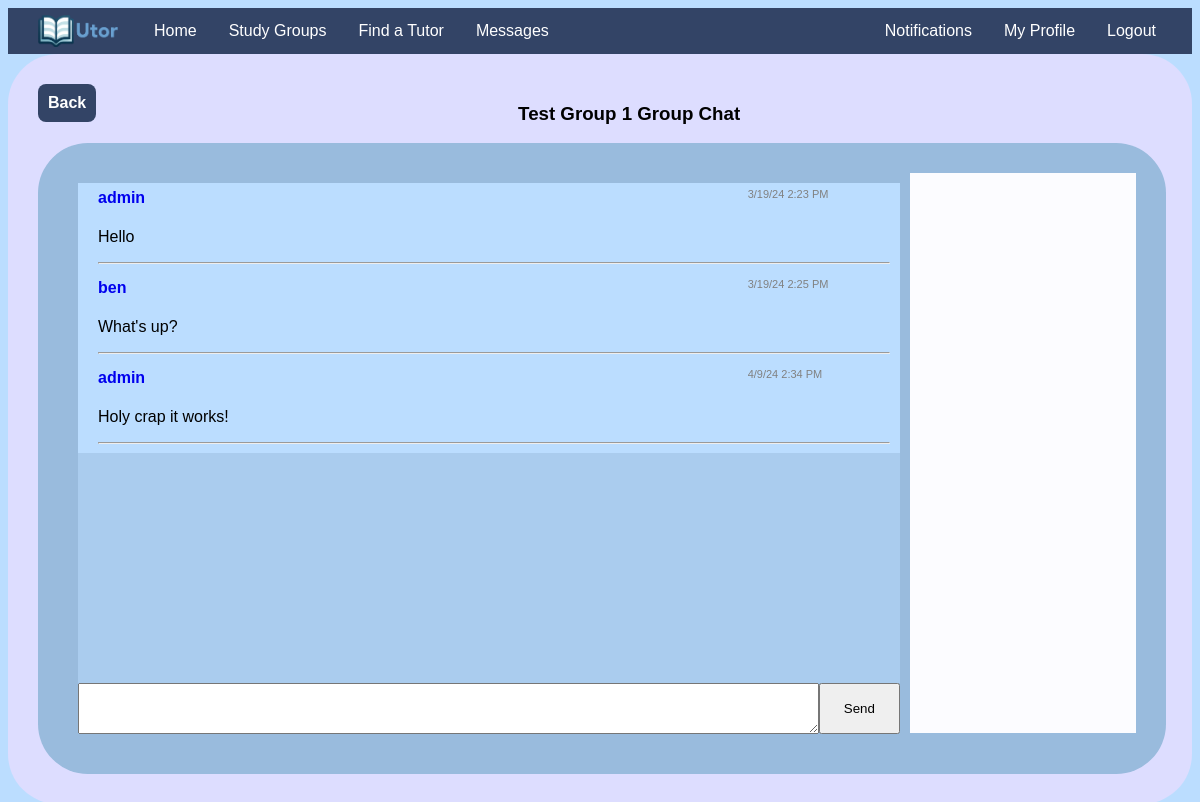
Page /groups/view_group/1/group_chat/ (signed in) on the earlier database version.
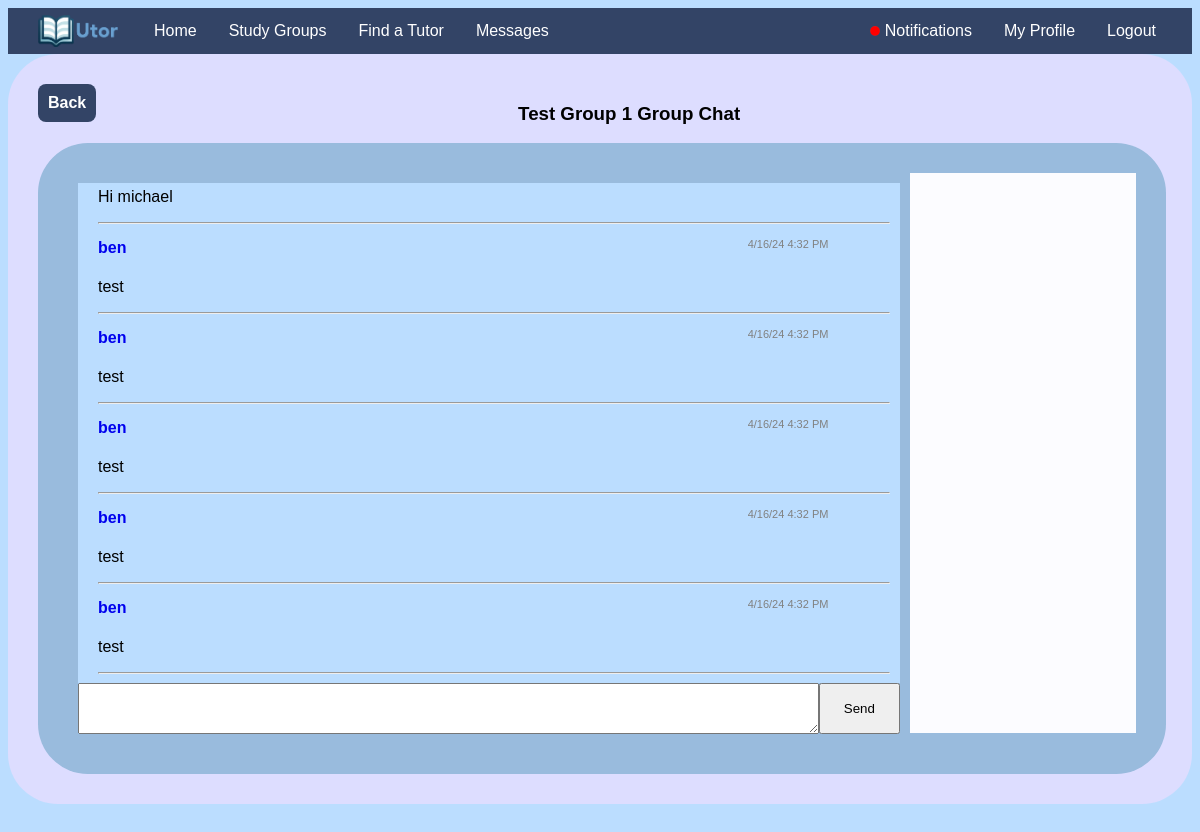
Same page on the later database version.
### main/models.py (models this page shows, shortened)
class GroupChat(models.Model):
    sender = models.ForeignKey(User, on_delete=models.CASCADE)
    group = models.ForeignKey(StudyGroup, on_delete=models.CASCADE)
    time = models.DateTimeField(auto_now_add=True)
    message = models.TextField()

class User(AbstractUser):
    tutor_subjects = models.TextField(null=True)
    student_subjects = models.TextField(null=True)
    university = models.ForeignKey(University, on_delete=models.PROTECT, null=True, blank=True)
    bio = models.TextField(default="This user hasn't set their bio")
    is_verified = models.BooleanField(default=False)
    email_key = models.CharField(max_length=50, unique=True)
    tutoring_enabled = models.BooleanField(default=False)
    tutoring_pay = models.DecimalField(null=True, decimal_places=2, max_digits=4, default=0.00)
    average_rating = models.DecimalField(null=True, decimal_places=2, max_digits=3, default=0.00)
    zip_code = models.IntegerField(null=True, default=28607)
    def has_notifications(self):
        return bool(Notification.objects.filter(user=self))
    def num_notifications(self):
        return len(Notification.objects.filter(user=self))

### main/misc_utils.py (the view)
    def wrapper(request, *args, **kwargs):
        if not request.user.is_authenticated:
            return redirect("login")
        return target(request, *args, **kwargs)

### main/misc_utils.py (called while the page is built)
def ensure_authenticated(target):
    def wrapper(request, *args, **kwargs):
        if not request.user.is_authenticated:
            return redirect("login")
        return target(request, *args, **kwargs)
    return wrapper

### main/views.py (called while the page is built)
@ensure_authenticated
def group_chat(request, group_id):
    group = get_object_or_404(StudyGroup, pk=group_id)
    if group.user_list.contains(request.user):
        return render(request, "group_chat.html", context={"group": group})
    return redirect(reverse("view_group", kwargs={"group_id": group_id}))

### main/templates/group_chat.html (shortened to what this page needs)
{% extends "base.html" %}
{% load static %}
{% block content %}
<div class="outer">
  <div class="maindiv">
    <div class="center">
      <a style="float: left;" class="anchorbutton" href="{% url 'view_group' group.id %}">Back</a>
      <h3 style="text-align: center;">{{ group.name }} Group Chat</h3>
    </div>
    <div class="sidebyside" style="background: #9BD; width: 95%;">
      <div class="groupchatouter" style="width: 80%;">
        <div class="groupchatbox" id="groupchatbox">
          {% for chat in group.groupchat_set.all %}
            <div class="chatbox">
              <div class="flexrow center">
                <div style="width: 82%;">
                  <h4 class="nomargin" style="width: 80%;"><a href="{% url 'profile' chat.sender.username %}" class="userlink">{{ chat.sender.username }}</a></h4>
                </div>
                <div style="text-align: right; font-size: 11px; color: gray; margin-right: 10px; margin-top: 4px;">{{ chat.time|date:"n/j/y g:i" }}&nbsp;{{ chat.time|date:"A" }}</div>
              </div>
              <p>{{ chat.message }}</p>
              <hr/>
            </div>
          {% endfor %}
        </div>
        <div class="flexrow">
          <textarea type="text" id="chatinput" rows="3" style="width: 90%;"></textarea><button style="width: 10%;" onclick="sendMessage();">Send</button>
        </div>
      </div>
      <div class="chatusersdisplay" style="width: 20%;" id="chatusersdisplay">
      </div>
    </div>
  </div>
</div>
{% endblock %}

Differences in the rows shown:
no longer on this page (row edited): GroupChat: sender.username "admin", time "3/19/24 2:23", time "PM", message "Hello"
no longer on this page (row edited): GroupChat: sender.username "ben", time "3/19/24 2:25", time "PM", message "What's up?"
no longer on this page (row edited): GroupChat: sender.username "admin", time "4/9/24 2:34", time "PM", message "Holy crap it works!"
added GroupChat: message "Hi michael"
added GroupChat: sender.username "ben", time "4/16/24 4:32", time "PM", message "test"
added GroupChat: sender.username "ben", time "4/16/24 4:32", time "PM", message "test"
added GroupChat: sender.username "ben", time "4/16/24 4:32", time "PM", message "test"
added GroupChat: sender.username "ben", time "4/16/24 4:32", time "PM", message "test"
added GroupChat: sender.username "ben", time "4/16/24 4:32", time "PM", message "test"
